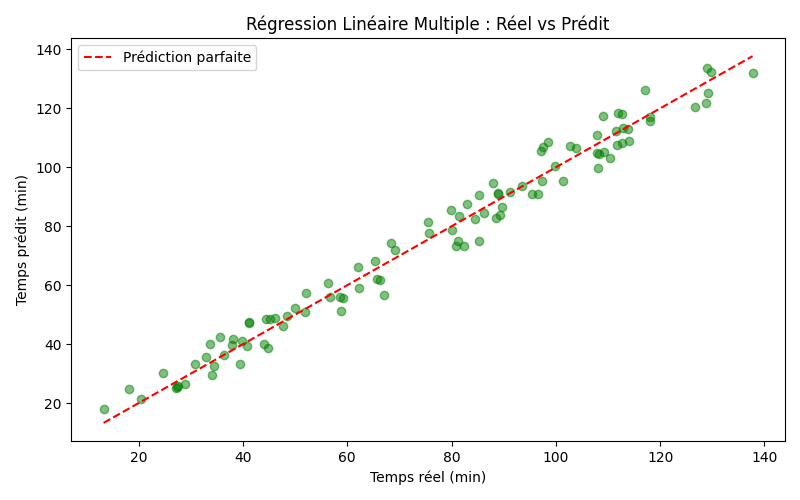

This chart was generated by the following Python code:
import numpy as np
import matplotlib.pyplot as plt
from sklearn.linear_model import LinearRegression
from data import df

# Variables explicatives (3 variables cette fois)
X = df[["distance", "trafic", "heure"]]
y = df["temps"]

# Modèle
modele = LinearRegression()
modele.fit(X, y)

# Résultats
print("=== RÉGRESSION LINÉAIRE MULTIPLE ===")
print(f"Coefficient distance : {modele.coef_[0]:.4f}")
print(f"Coefficient trafic : {modele.coef_[1]:.4f}")
print(f"Coefficient heure : {modele.coef_[2]:.4f}")
print(f"Intercept : {modele.intercept_:.4f}")
print(f"Score R² : {modele.score(X, y):.4f}")
print(f"\nFormule : Temps = {modele.coef_[0]:.2f}*Distance + {modele.coef_[1]:.2f}*Trafic + {modele.coef_[2]:.2f}*Heure + {modele.intercept_:.2f}")

# Graphique : valeurs réelles vs prédites
y_pred = modele.predict(X)

plt.figure(figsize=(8, 5))
plt.scatter(y, y_pred, color="green", alpha=0.5)
plt.plot([y.min(), y.max()], [y.min(), y.max()], color="red", linestyle="--", label="Prédiction parfaite")
plt.xlabel("Temps réel (min)")
plt.ylabel("Temps prédit (min)")
plt.title("Régression Linéaire Multiple : Réel vs Prédit")
plt.legend()
plt.tight_layout()
plt.savefig("regression_multiple.png")
print("\nGraphique sauvegardé : regression_multiple.png")
